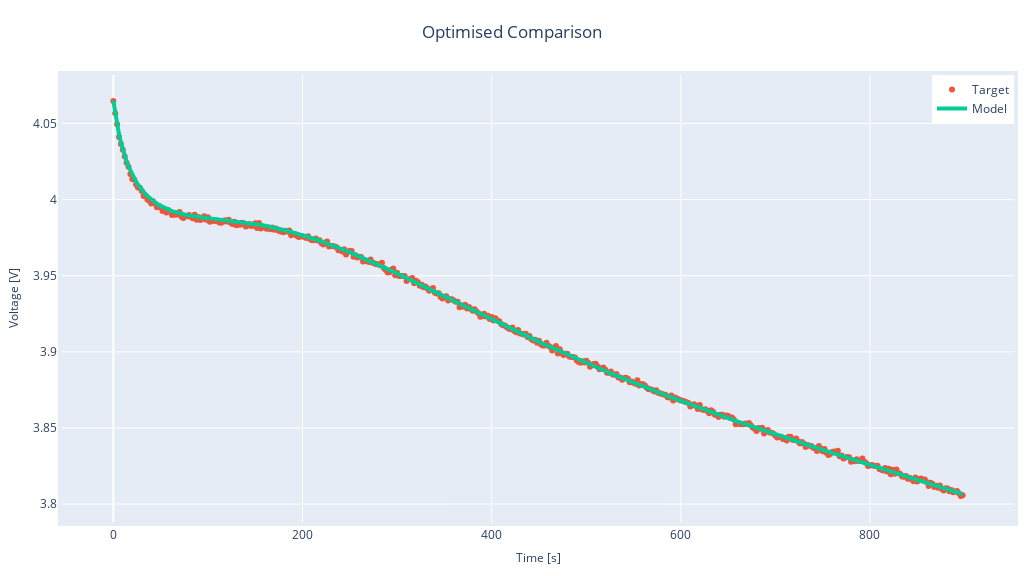

Notebook cell for this chart:
### Markdown cell above
### Comparing System Response

We can quickly plot the system's response using the estimated parameters compared to the target:

### Code cell
pybop.quick_plot(x, cost, title="Optimised Comparison");

### Figure 1 — Plotly figure (JSON) as saved in the notebook; plotly's stock layout.template omitted (floating-point values rounded to 4 significant figures; data arrays with more than 128 entries replaced by an {"elided": "..."} marker saying what was removed)
{"data": [{"fill": "toself", "fillcolor": "rgba(255,229,204,0.8)", "hoverinfo": "skip", "line": {"color": "rgba(255,255,255,0)"}, "showlegend": false, "type": "scatter", "x": {"elided": "900 int values"}, "y": {"elided": "900 float values"}}, {"mode": "markers", "name": "Target", "type": "scatter", "x": {"elided": "450 int values"}, "y": {"elided": "450 float values"}}, {"line": {"width": 4}, "mode": "lines", "name": "Model", "type": "scatter", "x": {"elided": "450 int values"}, "y": {"elided": "450 float values"}}], "layout": {"autosize": false, "height": 576, "legend": {"font": {"size": 12}, "x": 1, "xanchor": "right", "y": 1, "yanchor": "top"}, "margin": {"b": 10, "l": 10, "pad": 4, "r": 10, "t": 75}, "showlegend": true, "title": {"text": "Optimised Comparison", "x": 0.5}, "width": 1024, "xaxis": {"autorange": true, "range": [-54.32, 952.3], "tickfont": {"size": 12}, "title": {"font": {"size": 12}, "text": "Time [s]"}, "type": "linear"}, "yaxis": {"autorange": true, "range": [3.788, 4.082], "tickfont": {"size": 12}, "title": {"font": {"size": 12}, "text": "Voltage [V]"}, "type": "linear"}}}
